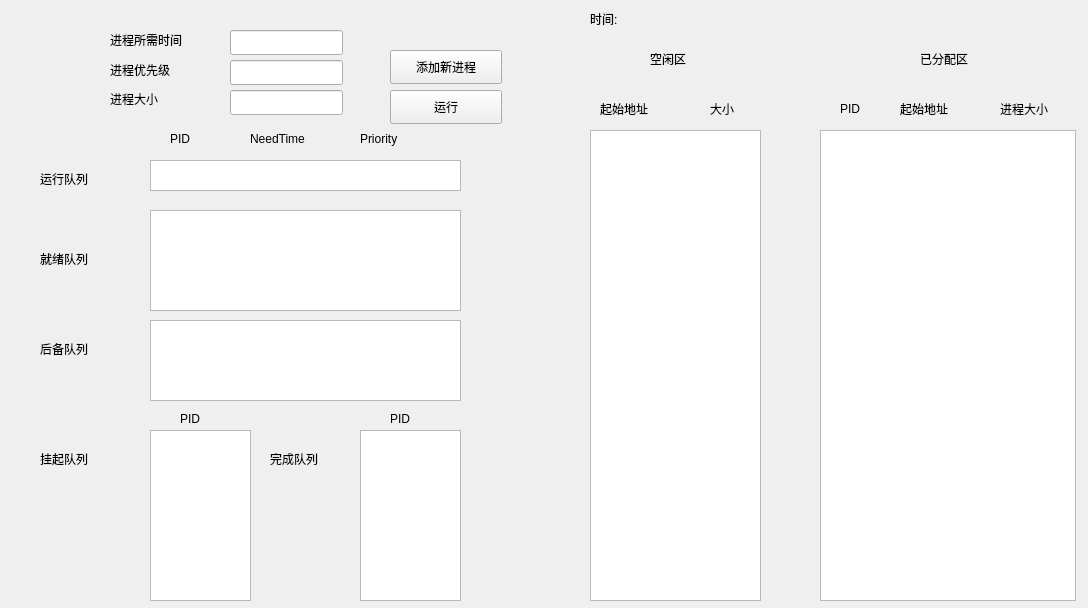
<?xml version="1.0" encoding="UTF-8"?>
<ui version="4.0">
 <class>Widget</class>
 <widget class="QWidget" name="Widget">
  <property name="geometry">
   <rect>
    <x>0</x>
    <y>0</y>
    <width>1088</width>
    <height>608</height>
   </rect>
  </property>
  <property name="windowTitle">
   <string>Widget</string>
  </property>
  <widget class="QPushButton" name="add">
   <property name="geometry">
    <rect>
     <x>390</x>
     <y>50</y>
     <width>112</width>
     <height>34</height>
    </rect>
   </property>
   <property name="text">
    <string>添加新进程</string>
   </property>
  </widget>
  <widget class="QPushButton" name="run">
   <property name="geometry">
    <rect>
     <x>390</x>
     <y>90</y>
     <width>112</width>
     <height>34</height>
    </rect>
   </property>
   <property name="text">
    <string>运行</string>
   </property>
  </widget>
  <widget class="QListView" name="houbei">
   <property name="geometry">
    <rect>
     <x>150</x>
     <y>320</y>
     <width>311</width>
     <height>81</height>
    </rect>
   </property>
  </widget>
  <widget class="QListView" name="jiuxu">
   <property name="geometry">
    <rect>
     <x>150</x>
     <y>210</y>
     <width>311</width>
     <height>101</height>
    </rect>
   </property>
  </widget>
  <widget class="QListView" name="yunxing">
   <property name="geometry">
    <rect>
     <x>150</x>
     <y>160</y>
     <width>311</width>
     <height>31</height>
    </rect>
   </property>
  </widget>
  <widget class="QListView" name="guaqi">
   <property name="geometry">
    <rect>
     <x>150</x>
     <y>430</y>
     <width>101</width>
     <height>171</height>
    </rect>
   </property>
  </widget>
  <widget class="QListView" name="wancheng">
   <property name="geometry">
    <rect>
     <x>360</x>
     <y>430</y>
     <width>101</width>
     <height>171</height>
    </rect>
   </property>
  </widget>
  <widget class="QLabel" name="label">
   <property name="geometry">
    <rect>
     <x>40</x>
     <y>340</y>
     <width>81</width>
     <height>18</height>
    </rect>
   </property>
   <property name="text">
    <string>后备队列</string>
   </property>
  </widget>
  <widget class="QLabel" name="label_2">
   <property name="geometry">
    <rect>
     <x>40</x>
     <y>250</y>
     <width>81</width>
     <height>18</height>
    </rect>
   </property>
   <property name="text">
    <string>就绪队列</string>
   </property>
  </widget>
  <widget class="QLabel" name="label_3">
   <property name="geometry">
    <rect>
     <x>40</x>
     <y>170</y>
     <width>81</width>
     <height>18</height>
    </rect>
   </property>
   <property name="text">
    <string>运行队列</string>
   </property>
  </widget>
  <widget class="QLabel" name="label_4">
   <property name="geometry">
    <rect>
     <x>40</x>
     <y>450</y>
     <width>81</width>
     <height>18</height>
    </rect>
   </property>
   <property name="text">
    <string>挂起队列</string>
   </property>
  </widget>
  <widget class="QLabel" name="label_5">
   <property name="geometry">
    <rect>
     <x>270</x>
     <y>450</y>
     <width>81</width>
     <height>18</height>
    </rect>
   </property>
   <property name="text">
    <string>完成队列</string>
   </property>
  </widget>
  <widget class="QLabel" name="label_6">
   <property name="geometry">
    <rect>
     <x>590</x>
     <y>10</y>
     <width>81</width>
     <height>18</height>
    </rect>
   </property>
   <property name="text">
    <string>时间:</string>
   </property>
  </widget>
  <widget class="QLineEdit" name="runningtime">
   <property name="geometry">
    <rect>
     <x>230</x>
     <y>30</y>
     <width>113</width>
     <height>25</height>
    </rect>
   </property>
  </widget>
  <widget class="QLineEdit" name="priority">
   <property name="geometry">
    <rect>
     <x>230</x>
     <y>60</y>
     <width>113</width>
     <height>25</height>
    </rect>
   </property>
  </widget>
  <widget class="QLabel" name="label_7">
   <property name="geometry">
    <rect>
     <x>110</x>
     <y>30</y>
     <width>111</width>
     <height>20</height>
    </rect>
   </property>
   <property name="text">
    <string>进程所需时间</string>
   </property>
  </widget>
  <widget class="QLabel" name="label1">
   <property name="geometry">
    <rect>
     <x>110</x>
     <y>60</y>
     <width>101</width>
     <height>20</height>
    </rect>
   </property>
   <property name="text">
    <string>进程优先级</string>
   </property>
  </widget>
  <widget class="QLabel" name="runningtimer">
   <property name="geometry">
    <rect>
     <x>650</x>
     <y>10</y>
     <width>81</width>
     <height>18</height>
    </rect>
   </property>
   <property name="text">
    <string/>
   </property>
  </widget>
  <widget class="QLabel" name="label_8">
   <property name="geometry">
    <rect>
     <x>170</x>
     <y>130</y>
     <width>81</width>
     <height>18</height>
    </rect>
   </property>
   <property name="text">
    <string>PID</string>
   </property>
  </widget>
  <widget class="QLabel" name="label_9">
   <property name="geometry">
    <rect>
     <x>250</x>
     <y>130</y>
     <width>81</width>
     <height>18</height>
    </rect>
   </property>
   <property name="text">
    <string>NeedTime</string>
   </property>
  </widget>
  <widget class="QLabel" name="label_10">
   <property name="geometry">
    <rect>
     <x>360</x>
     <y>130</y>
     <width>81</width>
     <height>18</height>
    </rect>
   </property>
   <property name="text">
    <string>Priority</string>
   </property>
  </widget>
  <widget class="QLabel" name="label_11">
   <property name="geometry">
    <rect>
     <x>390</x>
     <y>410</y>
     <width>81</width>
     <height>18</height>
    </rect>
   </property>
   <property name="text">
    <string>PID</string>
   </property>
  </widget>
  <widget class="QLabel" name="label_12">
   <property name="geometry">
    <rect>
     <x>180</x>
     <y>410</y>
     <width>81</width>
     <height>18</height>
    </rect>
   </property>
   <property name="text">
    <string>PID</string>
   </property>
  </widget>
  <widget class="QListView" name="freetable">
   <property name="geometry">
    <rect>
     <x>590</x>
     <y>130</y>
     <width>171</width>
     <height>471</height>
    </rect>
   </property>
  </widget>
  <widget class="QListView" name="table">
   <property name="geometry">
    <rect>
     <x>820</x>
     <y>130</y>
     <width>256</width>
     <height>471</height>
    </rect>
   </property>
  </widget>
  <widget class="QLabel" name="label_13">
   <property name="geometry">
    <rect>
     <x>650</x>
     <y>50</y>
     <width>81</width>
     <height>18</height>
    </rect>
   </property>
   <property name="text">
    <string>空闲区</string>
   </property>
  </widget>
  <widget class="QLabel" name="label_14">
   <property name="geometry">
    <rect>
     <x>920</x>
     <y>50</y>
     <width>81</width>
     <height>18</height>
    </rect>
   </property>
   <property name="text">
    <string>已分配区</string>
   </property>
  </widget>
  <widget class="QLabel" name="label_15">
   <property name="geometry">
    <rect>
     <x>600</x>
     <y>100</y>
     <width>81</width>
     <height>18</height>
    </rect>
   </property>
   <property name="text">
    <string>起始地址</string>
   </property>
  </widget>
  <widget class="QLabel" name="label_16">
   <property name="geometry">
    <rect>
     <x>710</x>
     <y>100</y>
     <width>81</width>
     <height>18</height>
    </rect>
   </property>
   <property name="text">
    <string>大小</string>
   </property>
  </widget>
  <widget class="QLabel" name="label_17">
   <property name="geometry">
    <rect>
     <x>900</x>
     <y>100</y>
     <width>81</width>
     <height>18</height>
    </rect>
   </property>
   <property name="text">
    <string>起始地址</string>
   </property>
  </widget>
  <widget class="QLabel" name="label_18">
   <property name="geometry">
    <rect>
     <x>840</x>
     <y>100</y>
     <width>81</width>
     <height>18</height>
    </rect>
   </property>
   <property name="text">
    <string>PID</string>
   </property>
  </widget>
  <widget class="QLabel" name="label_19">
   <property name="geometry">
    <rect>
     <x>1000</x>
     <y>100</y>
     <width>81</width>
     <height>18</height>
    </rect>
   </property>
   <property name="text">
    <string>进程大小</string>
   </property>
  </widget>
  <widget class="QLineEdit" name="size">
   <property name="geometry">
    <rect>
     <x>230</x>
     <y>90</y>
     <width>113</width>
     <height>25</height>
    </rect>
   </property>
  </widget>
  <widget class="QLabel" name="label_20">
   <property name="geometry">
    <rect>
     <x>110</x>
     <y>90</y>
     <width>81</width>
     <height>18</height>
    </rect>
   </property>
   <property name="text">
    <string>进程大小</string>
   </property>
  </widget>
 </widget>
 <layoutdefault spacing="6" margin="11"/>
 <resources/>
 <connections/>
</ui>
